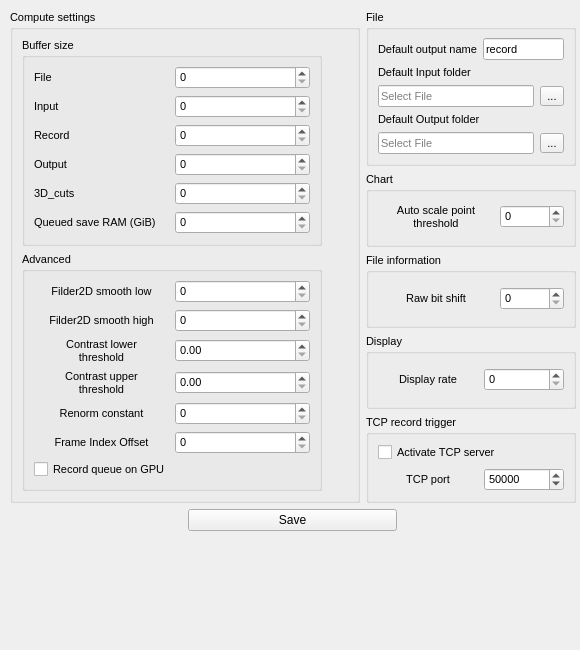
<?xml version="1.0" encoding="UTF-8"?>
<ui version="4.0">
 <class>AdvancedSettingsWindow</class>
 <widget class="QMainWindow" name="AdvancedSettingsWindow">
  <property name="geometry">
   <rect>
    <x>0</x>
    <y>0</y>
    <width>580</width>
    <height>650</height>
   </rect>
  </property>
  <property name="sizePolicy">
   <sizepolicy hsizetype="Fixed" vsizetype="Fixed">
    <horstretch>0</horstretch>
    <verstretch>0</verstretch>
   </sizepolicy>
  </property>
  <property name="minimumSize">
   <size>
    <width>450</width>
    <height>560</height>
   </size>
  </property>
  <property name="windowTitle">
   <string>Advanced Settings</string>
  </property>
  <property name="animated">
   <bool>false</bool>
  </property>
  <widget class="QWidget" name="CentralWidget">
   <property name="sizePolicy">
    <sizepolicy hsizetype="Fixed" vsizetype="Fixed">
     <horstretch>0</horstretch>
     <verstretch>0</verstretch>
    </sizepolicy>
   </property>
   <property name="acceptDrops">
    <bool>true</bool>
   </property>
   <widget class="QWidget" name="gridLayoutWidget">
    <property name="geometry">
     <rect>
      <x>10</x>
      <y>10</y>
      <width>428</width>
      <height>428</height>
     </rect>
    </property>
    <layout class="QGridLayout" name="gridLayout">
     <property name="sizeConstraint">
      <enum>QLayout::SetFixedSize</enum>
     </property>
     <item row="3" column="1">
      <widget class="holovibes::gui::GroupBox" name="DisplayGroupbox">
       <property name="sizePolicy">
        <sizepolicy hsizetype="Fixed" vsizetype="Preferred">
         <horstretch>1</horstretch>
         <verstretch>0</verstretch>
        </sizepolicy>
       </property>
       <property name="minimumSize">
        <size>
         <width>210</width>
         <height>0</height>
        </size>
       </property>
       <property name="maximumSize">
        <size>
         <width>210</width>
         <height>16777215</height>
        </size>
       </property>
       <property name="baseSize">
        <size>
         <width>210</width>
         <height>0</height>
        </size>
       </property>
       <property name="font">
        <font>
         <pointsize>8</pointsize>
        </font>
       </property>
       <property name="toolTip">
        <string notr="true"/>
       </property>
       <property name="toolTipDuration">
        <number>-1</number>
       </property>
       <property name="title">
        <string>Display</string>
       </property>
       <property name="flat">
        <bool>false</bool>
       </property>
       <layout class="QVBoxLayout" name="verticalLayout_18">
        <property name="bottomMargin">
         <number>9</number>
        </property>
        <item>
         <layout class="QHBoxLayout" name="horizontalLayout_3">
          <item>
           <widget class="QLabel" name="displayRateLabel">
            <property name="sizePolicy">
             <sizepolicy hsizetype="Preferred" vsizetype="Preferred">
              <horstretch>0</horstretch>
              <verstretch>0</verstretch>
             </sizepolicy>
            </property>
            <property name="minimumSize">
             <size>
              <width>100</width>
              <height>0</height>
             </size>
            </property>
            <property name="text">
             <string>Display rate</string>
            </property>
            <property name="alignment">
             <set>Qt::AlignCenter</set>
            </property>
           </widget>
          </item>
          <item>
           <widget class="QSpinBox" name="DisplayRateSpinBox">
            <property name="sizePolicy">
             <sizepolicy hsizetype="Fixed" vsizetype="Fixed">
              <horstretch>0</horstretch>
              <verstretch>0</verstretch>
             </sizepolicy>
            </property>
            <property name="minimumSize">
             <size>
              <width>80</width>
              <height>0</height>
             </size>
            </property>
            <property name="layoutDirection">
             <enum>Qt::LeftToRight</enum>
            </property>
            <property name="alignment">
             <set>Qt::AlignLeading|Qt::AlignLeft|Qt::AlignVCenter</set>
            </property>
            <property name="maximum">
             <number>99</number>
            </property>
           </widget>
          </item>
         </layout>
        </item>
       </layout>
      </widget>
     </item>
     <item row="1" column="1">
      <widget class="holovibes::gui::GroupBox" name="ChartGroupBox">
       <property name="sizePolicy">
        <sizepolicy hsizetype="Fixed" vsizetype="Preferred">
         <horstretch>1</horstretch>
         <verstretch>0</verstretch>
        </sizepolicy>
       </property>
       <property name="minimumSize">
        <size>
         <width>210</width>
         <height>0</height>
        </size>
       </property>
       <property name="maximumSize">
        <size>
         <width>210</width>
         <height>16777215</height>
        </size>
       </property>
       <property name="baseSize">
        <size>
         <width>210</width>
         <height>0</height>
        </size>
       </property>
       <property name="font">
        <font>
         <pointsize>8</pointsize>
        </font>
       </property>
       <property name="toolTip">
        <string notr="true"/>
       </property>
       <property name="toolTipDuration">
        <number>-1</number>
       </property>
       <property name="title">
        <string>Chart</string>
       </property>
       <property name="flat">
        <bool>false</bool>
       </property>
       <layout class="QVBoxLayout" name="verticalLayout_16">
        <property name="bottomMargin">
         <number>9</number>
        </property>
        <item>
         <layout class="QHBoxLayout" name="horizontalLayout_2">
          <item>
           <widget class="QLabel" name="autoScaleLabel">
            <property name="sizePolicy">
             <sizepolicy hsizetype="Preferred" vsizetype="Maximum">
              <horstretch>0</horstretch>
              <verstretch>0</verstretch>
             </sizepolicy>
            </property>
            <property name="minimumSize">
             <size>
              <width>100</width>
              <height>0</height>
             </size>
            </property>
            <property name="text">
             <string>Auto scale point
threshold</string>
            </property>
            <property name="alignment">
             <set>Qt::AlignCenter</set>
            </property>
            <property name="wordWrap">
             <bool>true</bool>
            </property>
           </widget>
          </item>
          <item>
           <widget class="QSpinBox" name="autoScalePointThresholdSpinBox">
            <property name="sizePolicy">
             <sizepolicy hsizetype="Fixed" vsizetype="Fixed">
              <horstretch>0</horstretch>
              <verstretch>0</verstretch>
             </sizepolicy>
            </property>
            <property name="minimumSize">
             <size>
              <width>1</width>
              <height>0</height>
             </size>
            </property>
            <property name="layoutDirection">
             <enum>Qt::LeftToRight</enum>
            </property>
            <property name="alignment">
             <set>Qt::AlignLeading|Qt::AlignLeft|Qt::AlignVCenter</set>
            </property>
            <property name="maximum">
             <number>999999999</number>
            </property>
           </widget>
          </item>
         </layout>
        </item>
       </layout>
      </widget>
     </item>
     <item row="0" column="0" rowspan="5">
      <widget class="holovibes::gui::GroupBox" name="ComputeSettingsGroupBox">
       <property name="sizePolicy">
        <sizepolicy hsizetype="Fixed" vsizetype="Preferred">
         <horstretch>1</horstretch>
         <verstretch>0</verstretch>
        </sizepolicy>
       </property>
       <property name="minimumSize">
        <size>
         <width>350</width>
         <height>0</height>
        </size>
       </property>
       <property name="maximumSize">
        <size>
         <width>350</width>
         <height>16777215</height>
        </size>
       </property>
       <property name="baseSize">
        <size>
         <width>350</width>
         <height>0</height>
        </size>
       </property>
       <property name="font">
        <font>
         <pointsize>8</pointsize>
        </font>
       </property>
       <property name="toolTip">
        <string notr="true"/>
       </property>
       <property name="toolTipDuration">
        <number>-1</number>
       </property>
       <property name="title">
        <string>Compute settings</string>
       </property>
       <property name="flat">
        <bool>false</bool>
       </property>
       <layout class="QVBoxLayout" name="verticalLayout_12">
        <property name="bottomMargin">
         <number>9</number>
        </property>
        <item>
         <widget class="holovibes::gui::GroupBox" name="BufferSizeGroupBox">
          <property name="sizePolicy">
           <sizepolicy hsizetype="Fixed" vsizetype="Preferred">
            <horstretch>1</horstretch>
            <verstretch>0</verstretch>
           </sizepolicy>
          </property>
          <property name="minimumSize">
           <size>
            <width>300</width>
            <height>0</height>
           </size>
          </property>
          <property name="maximumSize">
           <size>
            <width>300</width>
            <height>16777215</height>
           </size>
          </property>
          <property name="baseSize">
           <size>
            <width>300</width>
            <height>0</height>
           </size>
          </property>
          <property name="font">
           <font>
            <pointsize>8</pointsize>
           </font>
          </property>
          <property name="toolTip">
           <string notr="true"/>
          </property>
          <property name="toolTipDuration">
           <number>-1</number>
          </property>
          <property name="title">
           <string>Buffer size</string>
          </property>
          <property name="flat">
           <bool>false</bool>
          </property>
          <layout class="QVBoxLayout" name="verticalLayout_13">
           <property name="bottomMargin">
            <number>9</number>
           </property>
           <item>
            <layout class="QGridLayout" name="BufferSizeLayout">
             <property name="sizeConstraint">
              <enum>QLayout::SetMinimumSize</enum>
             </property>
             <item row="0" column="0">
              <widget class="QLabel" name="FileBSLabel">
               <property name="text">
                <string>File</string>
               </property>
              </widget>
             </item>
             <item row="3" column="0">
              <widget class="QLabel" name="OutputLabel">
               <property name="text">
                <string>Output</string>
               </property>
              </widget>
             </item>
             <item row="2" column="0">
              <widget class="QLabel" name="RecordBSLabel">
               <property name="text">
                <string>Record</string>
               </property>
              </widget>
             </item>
             <item row="1" column="0">
              <widget class="QLabel" name="InputBSLabel">
               <property name="text">
                <string>Input</string>
               </property>
              </widget>
             </item>
             <item row="4" column="0">
              <widget class="QLabel" name="Cuts3DbsLabel">
               <property name="text">
                <string>3D_cuts</string>
               </property>
              </widget>
             </item>
             <item row="0" column="1">
              <widget class="QSpinBox" name="FileBSSpinBox">
               <property name="wrapping">
                <bool>false</bool>
               </property>
               <property name="showGroupSeparator" stdset="0">
                <bool>false</bool>
               </property>
               <property name="maximum">
                <number>9999999</number>
               </property>
              </widget>
             </item>
             <item row="1" column="1">
              <widget class="QSpinBox" name="InputBSSpinBox">
               <property name="maximum">
                <number>999999</number>
               </property>
              </widget>
             </item>
             <item row="2" column="1">
              <widget class="QSpinBox" name="RecordBSSpinBox">
               <property name="maximum">
                <number>999999</number>
               </property>
              </widget>
             </item>
             <item row="3" column="1">
              <widget class="QSpinBox" name="OutputBSSpinBox">
               <property name="maximum">
                <number>999999</number>
               </property>
              </widget>
             </item>
             <item row="4" column="1">
              <widget class="QSpinBox" name="Cuts3DBSSpinBox">
               <property name="maximum">
                <number>999999</number>
               </property>
              </widget>
             </item>
             <item row="5" column="0">
              <widget class="QLabel" name="AsyncRecordRamLabel">
               <property name="toolTip">
                <string>RAM budget for recordings waiting for disk. 0 saves frames synchronously. Set this above the size of one recording to start another while the first file is saving.</string>
               </property>
               <property name="text">
                <string>Queued save RAM (GiB)</string>
               </property>
              </widget>
             </item>
             <item row="5" column="1">
              <widget class="QSpinBox" name="AsyncRecordRamSpinBox">
               <property name="toolTip">
                <string>0 disables queued RAM saving. For two 26 GB recordings, allow at least 52 GiB plus RAM for the existing input and record buffers. Manually stopped recordings reserve half this budget each and wait for disk if it fills.</string>
               </property>
               <property name="maximum">
                <number>512</number>
               </property>
              </widget>
             </item>
            </layout>
           </item>
          </layout>
         </widget>
        </item>
        <item>
         <widget class="holovibes::gui::GroupBox" name="AdvancedGroupBox">
          <property name="sizePolicy">
           <sizepolicy hsizetype="Fixed" vsizetype="Preferred">
            <horstretch>1</horstretch>
            <verstretch>0</verstretch>
           </sizepolicy>
          </property>
          <property name="minimumSize">
           <size>
            <width>300</width>
            <height>0</height>
           </size>
          </property>
          <property name="maximumSize">
           <size>
            <width>300</width>
            <height>16777215</height>
           </size>
          </property>
          <property name="baseSize">
           <size>
            <width>300</width>
            <height>0</height>
           </size>
          </property>
          <property name="font">
           <font>
            <pointsize>8</pointsize>
           </font>
          </property>
          <property name="toolTip">
           <string notr="true"/>
          </property>
          <property name="toolTipDuration">
           <number>-1</number>
          </property>
          <property name="title">
           <string>Advanced</string>
          </property>
          <property name="flat">
           <bool>false</bool>
          </property>
          <layout class="QVBoxLayout" name="verticalLayout_14">
           <property name="bottomMargin">
            <number>9</number>
           </property>
           <item>
            <layout class="QGridLayout" name="gridLayout_4">
             <item row="2" column="0">
              <widget class="QLabel" name="label_7">
               <property name="text">
                <string>Filder2D smooth high</string>
               </property>
               <property name="alignment">
                <set>Qt::AlignCenter</set>
               </property>
              </widget>
             </item>
             <item row="1" column="0">
              <widget class="QLabel" name="label_9">
               <property name="minimumSize">
                <size>
                 <width>110</width>
                 <height>0</height>
                </size>
               </property>
               <property name="text">
                <string>Filder2D smooth low</string>
               </property>
               <property name="alignment">
                <set>Qt::AlignCenter</set>
               </property>
              </widget>
             </item>
             <item row="5" column="1">
              <widget class="QSpinBox" name="RenormConstantSpinBox"/>
             </item>
             <item row="3" column="0">
              <widget class="QLabel" name="label_6">
               <property name="text">
                <string>Contrast lower
threshold</string>
               </property>
               <property name="alignment">
                <set>Qt::AlignCenter</set>
               </property>
              </widget>
             </item>
             <item row="4" column="0">
              <widget class="QLabel" name="label_5">
               <property name="text">
                <string>Contrast upper
threshold</string>
               </property>
               <property name="alignment">
                <set>Qt::AlignCenter</set>
               </property>
              </widget>
             </item>
             <item row="5" column="0">
              <widget class="QLabel" name="label_10">
               <property name="text">
                <string>Renorm constant</string>
               </property>
               <property name="alignment">
                <set>Qt::AlignCenter</set>
               </property>
              </widget>
             </item>
             <item row="4" column="1">
              <widget class="QDoubleSpinBox" name="ContrastUpperSpinBox">
               <property name="maximum">
                <double>100.000000000000000</double>
               </property>
              </widget>
             </item>
             <item row="6" column="1">
              <widget class="QSpinBox" name="CutsContrastSpinBox">
               <property name="maximum">
                <number>100</number>
               </property>
              </widget>
             </item>
             <item row="1" column="1">
              <widget class="QSpinBox" name="Filter2DLowSpinBox">
               <property name="maximum">
                <number>100</number>
               </property>
              </widget>
             </item>
             <item row="2" column="1">
              <widget class="QSpinBox" name="Filter2DHighSpinBox">
               <property name="maximum">
                <number>100</number>
               </property>
              </widget>
             </item>
             <item row="6" column="0">
              <widget class="QLabel" name="label_18">
               <property name="text">
                <string>Frame Index Offset</string>
               </property>
               <property name="alignment">
                <set>Qt::AlignCenter</set>
               </property>
              </widget>
             </item>
             <item row="7" column="0" colspan="2">
                <widget class="QCheckBox" name="RecordQueueLocationCheckBox">
                    <property name="text">
                        <string>Record queue on GPU</string>
                    </property>
                    <property name="checkable">
                        <bool>true</bool>
                    </property>
                </widget>
            </item>
             <item row="3" column="1">
              <widget class="QDoubleSpinBox" name="ContrastLowerSpinBox">
               <property name="maximum">
                <double>100.000000000000000</double>
               </property>
              </widget>
             </item>
            </layout>
           </item>
          </layout>
         </widget>
        </item>
       </layout>
      </widget>
     </item>
     <item row="4" column="1">
      <widget class="holovibes::gui::GroupBox" name="MatlabGroupBox">
       <property name="sizePolicy">
        <sizepolicy hsizetype="Fixed" vsizetype="Preferred">
         <horstretch>1</horstretch>
         <verstretch>0</verstretch>
        </sizepolicy>
       </property>
       <property name="minimumSize">
        <size>
         <width>210</width>
         <height>0</height>
        </size>
       </property>
       <property name="maximumSize">
        <size>
         <width>210</width>
         <height>16777215</height>
        </size>
       </property>
       <property name="baseSize">
        <size>
         <width>210</width>
         <height>0</height>
        </size>
       </property>
       <property name="font">
        <font>
         <pointsize>8</pointsize>
        </font>
       </property>
       <property name="title">
        <string>TCP record trigger</string>
       </property>
       <property name="flat">
        <bool>false</bool>
       </property>
       <layout class="QVBoxLayout" name="verticalLayout_19">
        <property name="bottomMargin">
         <number>9</number>
        </property>
        <item>
         <widget class="QCheckBox" name="MatlabRecordSignalCheckBox">
          <property name="text">
           <string>Activate TCP server</string>
          </property>
          <property name="toolTip">
           <string>Send RECORD_START when recording begins, or receive RECORD_START followed by a newline to begin recording.</string>
          </property>
         </widget>
        </item>
        <item>
         <layout class="QHBoxLayout" name="MatlabRecordSignalPortLayout">
          <item>
           <widget class="QLabel" name="MatlabRecordSignalPortLabel">
            <property name="minimumSize">
             <size>
              <width>100</width>
              <height>0</height>
             </size>
            </property>
            <property name="text">
             <string>TCP port</string>
            </property>
            <property name="alignment">
             <set>Qt::AlignCenter</set>
            </property>
           </widget>
          </item>
          <item>
           <widget class="QSpinBox" name="MatlabRecordSignalPortSpinBox">
            <property name="minimum">
             <number>1</number>
            </property>
            <property name="maximum">
             <number>65535</number>
            </property>
            <property name="value">
             <number>50000</number>
            </property>
           </widget>
          </item>
         </layout>
        </item>
       </layout>
      </widget>
     </item>
     <item row="5" column="0" colspan="2">
      <layout class="QHBoxLayout" name="SettingsLayout">
       <property name="sizeConstraint">
        <enum>QLayout::SetFixedSize</enum>
       </property>
       <item>
        <widget class="QPushButton" name="ApplyPushButton">
         <property name="sizePolicy">
          <sizepolicy hsizetype="Maximum" vsizetype="Fixed">
           <horstretch>1</horstretch>
           <verstretch>0</verstretch>
          </sizepolicy>
         </property>
         <property name="minimumSize">
          <size>
           <width>209</width>
           <height>0</height>
          </size>
         </property>
         <property name="layoutDirection">
          <enum>Qt::LeftToRight</enum>
         </property>
         <property name="text">
          <string>Save</string>
         </property>
        </widget>
       </item>
      </layout>
     </item>
     <item row="2" column="1">
      <widget class="holovibes::gui::GroupBox" name="FileInformationGroupBox">
       <property name="sizePolicy">
        <sizepolicy hsizetype="Fixed" vsizetype="Preferred">
         <horstretch>1</horstretch>
         <verstretch>0</verstretch>
        </sizepolicy>
       </property>
       <property name="minimumSize">
        <size>
         <width>210</width>
         <height>0</height>
        </size>
       </property>
       <property name="maximumSize">
        <size>
         <width>210</width>
         <height>16777215</height>
        </size>
       </property>
       <property name="baseSize">
        <size>
         <width>210</width>
         <height>0</height>
        </size>
       </property>
       <property name="font">
        <font>
         <pointsize>8</pointsize>
        </font>
       </property>
       <property name="toolTip">
        <string notr="true"/>
       </property>
       <property name="toolTipDuration">
        <number>-1</number>
       </property>
       <property name="title">
        <string>File information</string>
       </property>
       <property name="flat">
        <bool>false</bool>
       </property>
       <layout class="QVBoxLayout" name="verticalLayout_17">
        <property name="bottomMargin">
         <number>9</number>
        </property>
        <item>
         <layout class="QHBoxLayout" name="horizontalLayout">
          <item>
           <widget class="QLabel" name="rawBitShiftLabel">
            <property name="sizePolicy">
             <sizepolicy hsizetype="Preferred" vsizetype="Preferred">
              <horstretch>0</horstretch>
              <verstretch>0</verstretch>
             </sizepolicy>
            </property>
            <property name="minimumSize">
             <size>
              <width>100</width>
              <height>0</height>
             </size>
            </property>
            <property name="text">
             <string>Raw bit shift</string>
            </property>
            <property name="alignment">
             <set>Qt::AlignCenter</set>
            </property>
           </widget>
          </item>
          <item>
           <widget class="QSpinBox" name="rawBitShiftSpinBox">
            <property name="sizePolicy">
             <sizepolicy hsizetype="Fixed" vsizetype="Fixed">
              <horstretch>0</horstretch>
              <verstretch>0</verstretch>
             </sizepolicy>
            </property>
            <property name="minimumSize">
             <size>
              <width>1</width>
              <height>0</height>
             </size>
            </property>
            <property name="layoutDirection">
             <enum>Qt::LeftToRight</enum>
            </property>
            <property name="alignment">
             <set>Qt::AlignLeading|Qt::AlignLeft|Qt::AlignVCenter</set>
            </property>
            <property name="maximum">
             <number>999999999</number>
            </property>
           </widget>
          </item>
         </layout>
        </item>
       </layout>
      </widget>
     </item>
     <item row="0" column="1">
      <widget class="holovibes::gui::GroupBox" name="FileGroupBox">
       <property name="sizePolicy">
        <sizepolicy hsizetype="Fixed" vsizetype="Preferred">
         <horstretch>1</horstretch>
         <verstretch>0</verstretch>
        </sizepolicy>
       </property>
       <property name="minimumSize">
        <size>
         <width>210</width>
         <height>0</height>
        </size>
       </property>
       <property name="maximumSize">
        <size>
         <width>210</width>
         <height>16777215</height>
        </size>
       </property>
       <property name="baseSize">
        <size>
         <width>210</width>
         <height>0</height>
        </size>
       </property>
       <property name="font">
        <font>
         <pointsize>8</pointsize>
        </font>
       </property>
       <property name="toolTip">
        <string notr="true"/>
       </property>
       <property name="toolTipDuration">
        <number>-1</number>
       </property>
       <property name="title">
        <string>File</string>
       </property>
       <property name="flat">
        <bool>false</bool>
       </property>
       <layout class="QVBoxLayout" name="verticalLayout_15">
        <property name="bottomMargin">
         <number>9</number>
        </property>
        <item>
         <layout class="QGridLayout" name="FileLayout">
          <property name="sizeConstraint">
           <enum>QLayout::SetFixedSize</enum>
          </property>
          <item row="1" column="0" rowspan="2">
           <widget class="QLabel" name="DefaultNameLabel">
            <property name="text">
             <string>Default output name</string>
            </property>
           </widget>
          </item>
          <item row="4" column="0" colspan="2">
           <widget class="holovibes::gui::Drag_drop_lineedit" name="InputFolderPathLineEdit">
            <property name="enabled">
             <bool>true</bool>
            </property>
            <property name="acceptDrops">
             <bool>true</bool>
            </property>
            <property name="text">
             <string/>
            </property>
            <property name="dragEnabled">
             <bool>false</bool>
            </property>
            <property name="readOnly">
             <bool>true</bool>
            </property>
            <property name="placeholderText">
             <string>Select File</string>
            </property>
           </widget>
          </item>
          <item row="4" column="2">
           <widget class="QToolButton" name="InputFolderBrowseToolButton">
            <property name="acceptDrops">
             <bool>true</bool>
            </property>
            <property name="text">
             <string>...</string>
            </property>
            <property name="shortcut">
             <string>Ctrl+O</string>
            </property>
           </widget>
          </item>
          <item row="6" column="2">
           <widget class="QToolButton" name="OutputBrowseToolButton">
            <property name="acceptDrops">
             <bool>true</bool>
            </property>
            <property name="text">
             <string>...</string>
            </property>
            <property name="shortcut">
             <string>Ctrl+O</string>
            </property>
           </widget>
          </item>
          <item row="1" column="1" rowspan="2" colspan="2">
           <widget class="holovibes::gui::Drag_drop_lineedit" name="OutputNameLineEdit">
            <property name="enabled">
             <bool>true</bool>
            </property>
            <property name="acceptDrops">
             <bool>true</bool>
            </property>
            <property name="text">
             <string>record</string>
            </property>
            <property name="dragEnabled">
             <bool>false</bool>
            </property>
            <property name="readOnly">
             <bool>false</bool>
            </property>
            <property name="placeholderText">
             <string>Select File</string>
            </property>
           </widget>
          </item>
          <item row="3" column="0" colspan="3">
           <widget class="QLabel" name="InputFolderLabel">
            <property name="text">
             <string>Default Input folder</string>
            </property>
           </widget>
          </item>
          <item row="6" column="0" colspan="2">
           <widget class="holovibes::gui::Drag_drop_lineedit" name="OutputFolderPathLineEdit">
            <property name="enabled">
             <bool>true</bool>
            </property>
            <property name="acceptDrops">
             <bool>true</bool>
            </property>
            <property name="text">
             <string/>
            </property>
            <property name="dragEnabled">
             <bool>false</bool>
            </property>
            <property name="readOnly">
             <bool>true</bool>
            </property>
            <property name="placeholderText">
             <string>Select File</string>
            </property>
           </widget>
          </item>
          <item row="5" column="0" colspan="3">
           <widget class="QLabel" name="OutputFolderLabel">
            <property name="text">
             <string>Default Output folder</string>
            </property>
           </widget>
          </item>
         </layout>
        </item>
       </layout>
      </widget>
     </item>
    </layout>
   </widget>
  </widget>
 </widget>
 <customwidgets>
  <customwidget>
   <class>holovibes::gui::Drag_drop_lineedit</class>
   <extends>QLineEdit</extends>
   <header>gui_drag_drop_lineedit.hh</header>
  </customwidget>
  <customwidget>
   <class>holovibes::gui::GroupBox</class>
   <extends>QGroupBox</extends>
   <header>gui_group_box.hh</header>
   <container>1</container>
   <slots>
    <slot>ShowOrHide()</slot>
    <slot>reset()</slot>
   </slots>
  </customwidget>
 </customwidgets>
 <resources/>
 <connections>
  <connection>
   <sender>ApplyPushButton</sender>
   <signal>clicked()</signal>
   <receiver>AdvancedSettingsWindow</receiver>
   <slot>set_ui_values()</slot>
   <hints>
    <hint type="sourcelabel">
     <x>286</x>
     <y>376</y>
    </hint>
    <hint type="destinationlabel">
     <x>230</x>
     <y>224</y>
    </hint>
   </hints>
  </connection>
  <connection>
   <sender>InputFolderBrowseToolButton</sender>
   <signal>clicked()</signal>
   <receiver>AdvancedSettingsWindow</receiver>
   <slot>change_input_folder_path()</slot>
   <hints>
    <hint type="sourcelabel">
     <x>422</x>
     <y>90</y>
    </hint>
    <hint type="destinationlabel">
     <x>230</x>
     <y>224</y>
    </hint>
   </hints>
  </connection>
  <connection>
   <sender>OutputBrowseToolButton</sender>
   <signal>clicked()</signal>
   <receiver>AdvancedSettingsWindow</receiver>
   <slot>change_output_folder_path()</slot>
  </connection>
 </connections>
 <slots>
  <slot>set_current_values()</slot>
  <slot>set_ui_values()</slot>
  <slot>change_input_folder_path()</slot>
  <slot>change_output_folder_path()</slot>
 </slots>
</ui>
